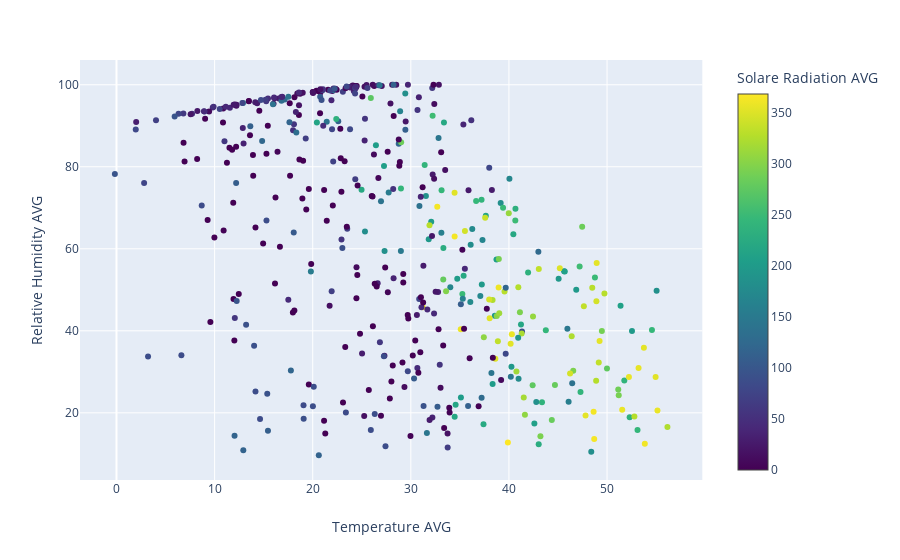

Source (notebook cell):
### Code cell
import plotly.express as px

fig = px.scatter(weather,x="Temperature AVG",y="Relative Humidity AVG",
                 color="Solare Radiation AVG", 
                 color_continuous_scale=px.colors.sequential.Viridis)
fig.show()

### Figure 1 — Plotly figure (JSON) as saved in the notebook; plotly's stock layout.template omitted (floating-point values rounded to 4 significant figures; data arrays with more than 128 entries replaced by an {"elided": "..."} marker saying what was removed)
{"data": [{"hoverlabel": {"namelength": 0}, "hovertemplate": "Temperature AVG=%{x}<br>Relative Humidity AVG=%{y}<br>Solare Radiation AVG=%{marker.color}", "legendgroup": "", "marker": {"color": {"elided": "464 float values"}, "coloraxis": "coloraxis", "symbol": "circle"}, "mode": "markers", "name": "", "showlegend": false, "type": "scatter", "x": {"elided": "464 float values"}, "xaxis": "x", "y": {"elided": "464 float values"}, "yaxis": "y"}], "layout": {"autosize": true, "coloraxis": {"colorbar": {"title": {"text": "Solare Radiation AVG"}}, "colorscale": [[0, "#440154"], [0.1111, "#482878"], [0.2222, "#3e4989"], [0.3333, "#31688e"], [0.4444, "#26828e"], [0.5556, "#1f9e89"], [0.6667, "#35b779"], [0.7778, "#6ece58"], [0.8889, "#b5de2b"], [1, "#fde725"]]}, "legend": {"tracegroupgap": 0}, "margin": {"t": 60}, "xaxis": {"anchor": "y", "autorange": true, "domain": [0, 0.98], "range": [-4.041, 60.03], "title": {"text": "Temperature AVG"}, "type": "linear"}, "yaxis": {"anchor": "x", "autorange": true, "domain": [0, 1], "range": [3.715, 105.9], "title": {"text": "Relative Humidity AVG"}, "type": "linear"}}}
